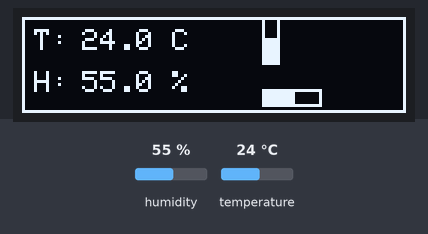
Bench run of a sketch on a simulated ESP32-C3. Shown: 128×32 one-colour display. The inputs (shaded band) are chosen by the test bench; at power-on: humidity 55 %, temperature 24 °C. WiFi joins after 1.5 s; servers stay silent unless stated; random numbers use the default seed unless the sketch sets one; no MQTT or app messages arrive unless stated; what the sketch prints to the serial monitor is not drawn.

Above: at 5.6 s.
5.7 s: humidity set to 22 %
At 10.5 s:
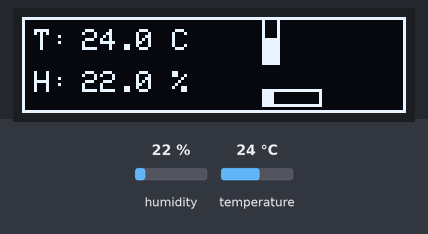
11.9 s: temperature set to 12 °C
At 15.7 s:
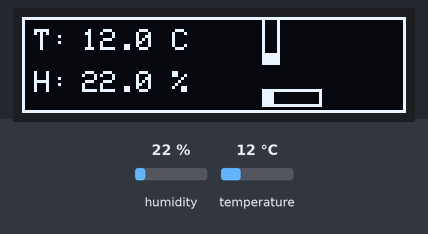
18.1 s: humidity set to 40 %
At 20.9 s:
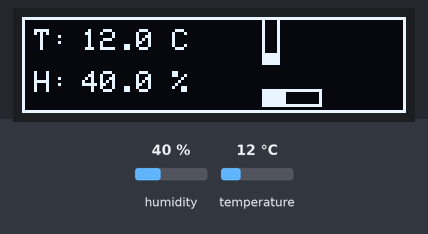
24.3 s: temperature set to 19 °C
At 26.2 s:
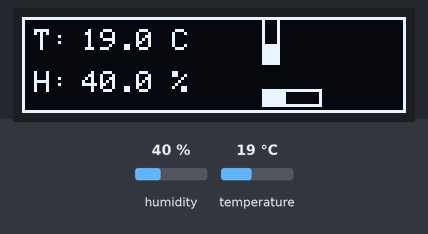
Timing chart, 0 to 27.7 s (numbered marks = the images above; inputs shaded):
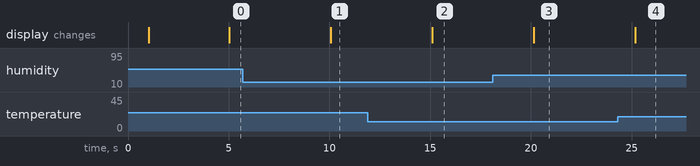

The sketch:

DHT11.ino
```cpp
#include <WiFi.h>
#include <PubSubClient.h>  // 添加MQTT库
#include <Wire.h>
#include <Adafruit_SSD1306.h>
#include <DHT.h>

// ===== WiFi 配置 =====
const char* ssid = "TP-LINK_C0AE";
const char* password = "12345678";

// ===== MQTT 配置（使用国内节点，与网页端一致）=====
const char* mqtt_server = "broker-cn.emqx.io";  // 国内专用节点
const int mqtt_port = 1883;                      // MQTT over TCP端口
const char* temp_topic = "home/esp32c3/temperature";
const char* hum_topic = "home/esp32c3/humidity";

// ===== 引脚定义 =====
#define DHTPIN 5
#define DHTTYPE DHT11

// ===== OLED 定义 =====
#define SCREEN_WIDTH 128
#define SCREEN_HEIGHT 32
#define OLED_ADDR 0x3C
Adafruit_SSD1306 display(SCREEN_WIDTH, SCREEN_HEIGHT, &Wire, -1);
bool oled_ok = false;

DHT dht(DHTPIN, DHTTYPE);
WiFiClient espClient;
PubSubClient client(espClient);  // MQTT客户端

float temperature = 0;
float humidity = 0;
unsigned long lastRead = 0;
const long interval = 5000;  // 5秒读取一次（减轻MQTT服务器压力）

void updateDisplay();  // 声明显示函数

void setup() {
  Serial.begin(115200);
  delay(1000);

  // ---------- 初始化 I2C ----------
  Wire.begin(6, 7);
  Wire.setClock(100000);

  // ---------- 初始化 OLED ----------
  if (!display.begin(SSD1306_SWITCHCAPVCC, OLED_ADDR)) {
    Serial.println(F("OLED 初始化失败！"));
    oled_ok = false;
  } else {
    oled_ok = true;
    display.clearDisplay();
    delay(1);
    display.clearDisplay();
    display.setTextSize(1);
    display.setTextColor(SSD1306_WHITE);
    display.display();
    delay(1000);
  }

  dht.begin();

  // ---------- 连接 WiFi ----------
  WiFi.begin(ssid, password);
  Serial.print("连接 WiFi");
  while (WiFi.status() != WL_CONNECTED) {
    delay(500);
    Serial.print(".");
  }
  Serial.println("\n连接成功！IP地址: ");
  Serial.println(WiFi.localIP());

  // ---------- 配置 MQTT 服务器 ----------
  client.setServer(mqtt_server, mqtt_port);
}

void loop() {
  // 维持MQTT连接
  if (!client.connected()) {
    reconnectMQTT();
  }
  client.loop();

  // 定时读取并发布数据
  if (millis() - lastRead >= interval) {
    readSensorAndPublish();
    lastRead = millis();
  }
}

// 重新连接MQTT
void reconnectMQTT() {
  while (!client.connected()) {
    Serial.print("尝试连接MQTT服务器...");
    // 创建唯一的客户端ID
    String clientId = "ESP32C3_" + String(random(0xffff), HEX);
    if (client.connect(clientId.c_str())) {
      Serial.println("已连接");
    } else {
      Serial.print("失败，错误代码=");
      Serial.print(client.state());
      Serial.println(" 5秒后重试");
      delay(5000);
    }
  }
}

void readSensorAndPublish() {
  float h = dht.readHumidity();
  float t = dht.readTemperature();

  if (isnan(h) || isnan(t)) {
    Serial.println("DHT11 读取失败");
    if (oled_ok) {
      display.clearDisplay();
      delay(1);
      display.clearDisplay();
      display.setCursor(0, 0);
      display.println("Sensor Error");
      display.display();
    }
    return;
  }

  temperature = t;
  humidity = h;

  // 更新OLED显示
  if (oled_ok) {
    updateDisplay();
  }

  // 发布到MQTT
  char tempStr[8], humStr[8];
  dtostrf(temperature, 1, 1, tempStr);
  dtostrf(humidity, 1, 1, humStr);
  client.publish(temp_topic, tempStr);
  client.publish(hum_topic, humStr);

  Serial.printf("已发布 - 温度: %s°C, 湿度: %s%%\n", tempStr, humStr);
}

// 美化 OLED 显示函数（与之前相同）
void updateDisplay() {
  display.clearDisplay();
  delay(1);
  display.clearDisplay();

  display.drawRect(0, 0, 128, 32, SSD1306_WHITE);

  display.setCursor(4, 4);
  display.print("T:");
  display.setCursor(20, 4);
  display.print(temperature, 1);
  display.print(" C");

  int tempBarHeight = map(constrain(temperature, 0, 40), 0, 40, 0, 16);
  display.fillRect(80, 16 - tempBarHeight, 6, tempBarHeight, SSD1306_WHITE);
  display.drawRect(80, 0, 6, 16, SSD1306_WHITE);

  display.setCursor(4, 18);
  display.print("H:");
  display.setCursor(20, 18);
  display.print(humidity, 1);
  display.print(" %");

  int humBarWidth = map(constrain(humidity, 0, 100), 0, 100, 0, 20);
  display.fillRect(80, 24, humBarWidth, 6, SSD1306_WHITE);
  display.drawRect(80, 24, 20, 6, SSD1306_WHITE);

  display.display();
}
```

Measured:
- after the input at 5.7 s, the display: changes after 4.4 s (image 1)
- after the input at 11.9 s, the display: changes after 3.2 s (image 2)
- after the input at 18.1 s, the display: changes after 2.1 s (image 3)
- after the input at 24.3 s, the display: changes after 0.89 s (image 4)
